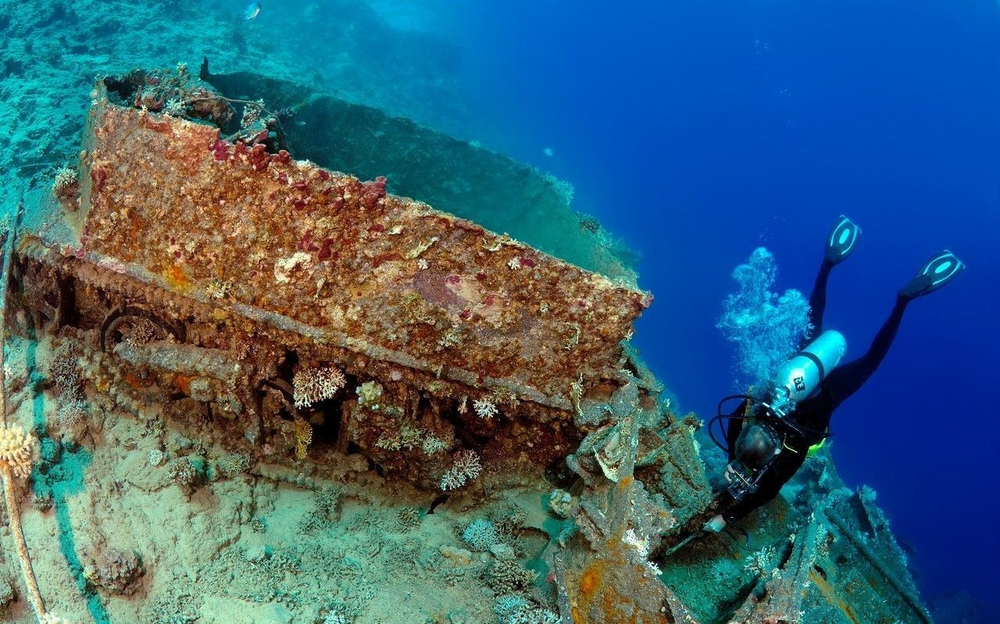
#> input picture Underwater Image Enhancement/RGHS/InputImages/2_img_.png, 1000 x 624 px, shrunk from 1280 x 799 before the run, found by its file name; its folder holds only this picture in this run
$ python main.py
#> lines starting #> are read from the running program, lines starting #| are printed output that depends on the picture
### Underwater Image Enhancement/ICM/global_histogram_stretching.py
import numpy as np


def stretching(img):
    height = len(img)
    width = len(img[0])
    for k in range(0, 3):
        Max_channel  = np.max(img[:,:,k])
        Min_channel  = np.min(img[:,:,k])
        # print('Max_channel',Max_channel)
        # print('Min_channel',Min_channel)
        for i in range(height):
            for j in range(width):
                img[i,j,k] = (img[i,j,k] - Min_channel) * (255 - 0) / (Max_channel - Min_channel)+ 0
    return img

### Underwater Image Enhancement/ICM/hsvStretching.py
import cv2
from skimage.color import rgb2hsv,hsv2rgb
import numpy as np

from global_Stretching import global_stretching


def  HSVStretching(sceneRadiance):
    height = len(sceneRadiance)
    width = len(sceneRadiance[0])
    img_hsv = rgb2hsv(sceneRadiance)
    h, s, v = cv2.split(img_hsv)
    img_s_stretching = global_stretching(s, height, width)
    # print('np.min(img_s_stretching)',np.min(img_s_stretching))
    # print('np.max(img_s_stretching)',np.max(img_s_stretching))
    # print('np.mean(img_s_stretching)',np.mean(img_s_stretching))


    img_v_stretching = global_stretching(v, height, width)

    # [7 lines of commented-out code are left out]

    labArray = np.zeros((height, width, 3), 'float64')
    labArray[:, :, 0] = h
    labArray[:, :, 1] = img_s_stretching
    labArray[:, :, 2] = img_v_stretching
    img_rgb = hsv2rgb(labArray) * 255

    # img_rgb = np.clip(img_rgb, 0, 255)

    return img_rgb

### Underwater Image Enhancement/ICM/global_Stretching.py
import numpy as np

def global_stretching(img_L,height, width):
    I_min = np.min(img_L)
    I_max = np.max(img_L)
    I_mean = np.mean(img_L)


    # print('I_min',I_min)
    # print('I_max',I_max)
    # print('I_max',I_mean)

    array_Global_histogram_stretching_L = np.zeros((height, width))
    for i in range(0, height):
        for j in range(0, width):
            p_out = (img_L[i][j] - I_min) * ((1) / (I_max - I_min))
            array_Global_histogram_stretching_L[i][j] = p_out

    return array_Global_histogram_stretching_L

### Underwater Image Enhancement/ICM/sceneRadiance.py
import numpy as np

def sceneRadianceRGB(sceneRadiance):

    sceneRadiance = np.clip(sceneRadiance, 0, 255)
    sceneRadiance = np.uint8(sceneRadiance)

    return sceneRadiance

### Underwater Image Enhancement/ICM/main.py
import os
import numpy as np
import cv2
import natsort
import xlwt
from global_histogram_stretching import stretching
from hsvStretching import HSVStretching
from sceneRadiance import sceneRadianceRGB


np.seterr(over='ignore')
if __name__ == '__main__':
    pass

# folder = "C:/Users/Administrator/Desktop/UnderwaterImageEnhancement/NonPhysical/ICM"
folder = "C:/Users/Administrator/Desktop/Databases/Dataset"

path = folder + "/InputImages"
files = os.listdir(path)
files =  natsort.natsorted(files)

for i in range(len(files)):
    file = files[i]
    filepath = path + "/" + file
    prefix = file.split('.')[0]
    if os.path.isfile(filepath):
        print('********    file   ********',file)
        # img = cv2.imread('InputImages/' + file)
        img = cv2.imread(folder + '/InputImages/' + file)
#> img is the input picture: shape (624, 1000, 3); mean B, G, R 119.6, 96.7, 56.2
        img = stretching(img)
#> in stretching, `height = len(img)`: height = 624
#> in stretching, `width = len(img[0])`: width = 1000
        sceneRadiance = sceneRadianceRGB(img)
        # cv2.imwrite(folder + '/OutputImages/' + Number + 'Stretched.jpg', sceneRadiance)
        sceneRadiance = HSVStretching(sceneRadiance)
#> in HSVStretching, `height = len(sceneRadiance)`: height = 624
#> in HSVStretching, `width = len(sceneRadiance[0])`: width = 1000
#> in HSVStretching, `img_hsv = rgb2hsv(sceneRadiance)`: img_hsv: shape (624, 1000, 3) float64; mean of channels 0, 1, 2 0.279, 0.712, 0.554
#> in HSVStretching, `h, s, v = cv2.split(img_hsv)`:
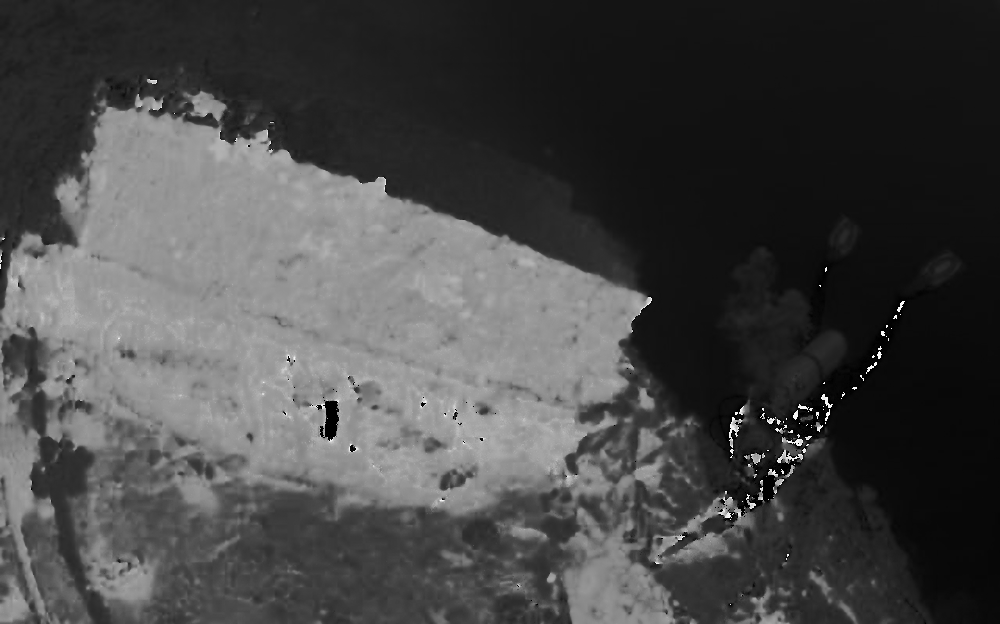
#> h: shape (624, 1000) float64; min 0, max 0.997, mean 0.279
#> in HSVStretching, `h, s, v = cv2.split(img_hsv)`:
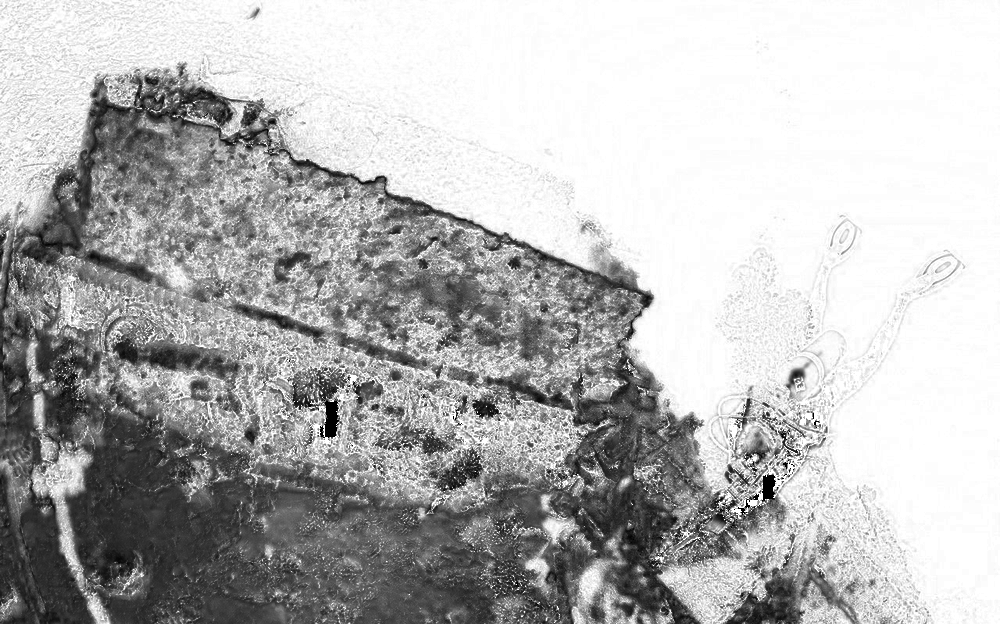
#> s: shape (624, 1000) float64; min 0, max 1, mean 0.712
#> in HSVStretching, `h, s, v = cv2.split(img_hsv)`:
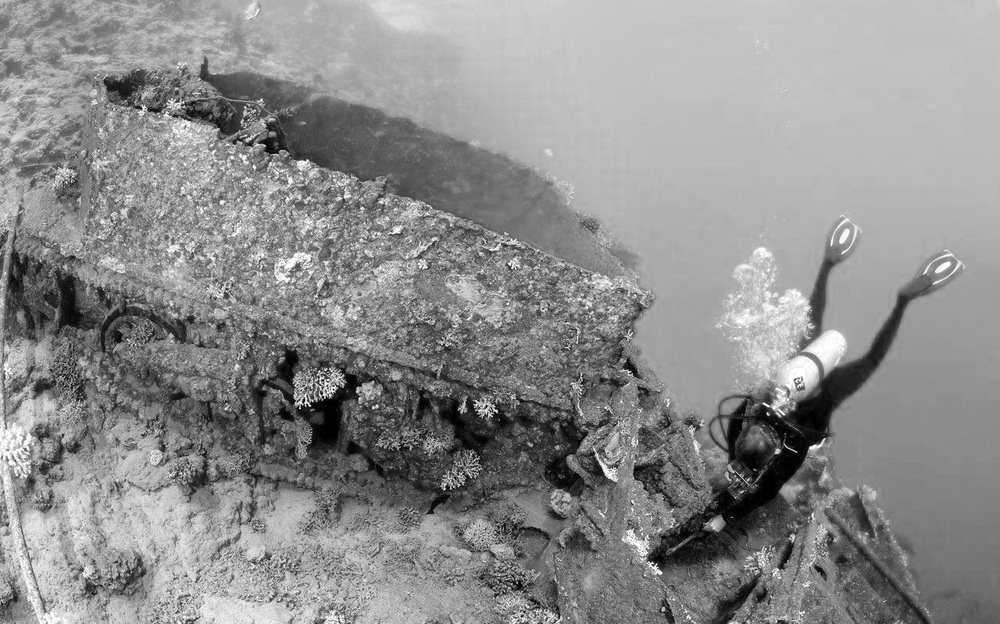
#> v: shape (624, 1000) float64; min 0, max 1, mean 0.554
#> in global_stretching, `I_min = np.min(img_L)`: I_min = 0
#> in global_stretching, `I_max = np.max(img_L)`: I_max = 1
#> in global_stretching, `I_mean = np.mean(img_L)`: I_mean = 0.712
#> in HSVStretching, `labArray[:, :, 0] = h`: labArray: shape (624, 1000, 3) float64; mean of channels 0, 1, 2 0.279, 0, 0
#> in HSVStretching, `labArray[:, :, 1] = img_s_stretching`: labArray: shape (624, 1000, 3) float64; mean of channels 0, 1, 2 0.279, 0.712, 0
#> in HSVStretching, `img_rgb = hsv2rgb(labArray) * 255`:
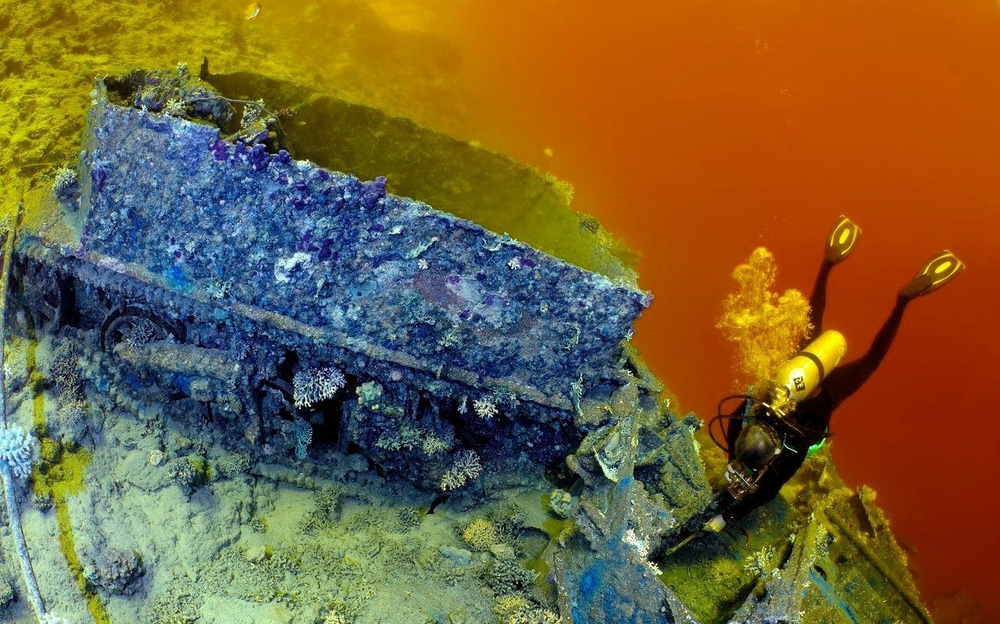
#> img_rgb: shape (624, 1000, 3) float64; mean R, G, B 119.6, 96.7, 56.2
        sceneRadiance = sceneRadianceRGB(sceneRadiance)
        cv2.imwrite('OutputImages/' + prefix + '_ICM.jpg', sceneRadiance)
